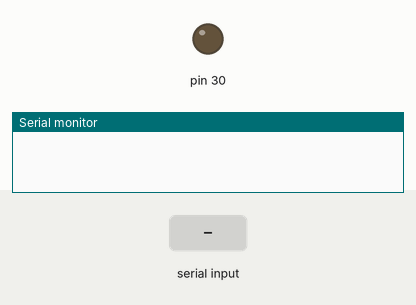
Recording of a sketch running on a simulated Arduino Mega 2560, built with avr-gcc and run on an emulated ATmega2560. Parts: output pins drawn as LEDs (lit = HIGH), the last lines printed to the serial monitor. The inputs (shaded band) are chosen by the test bench.

Above: at 1.2 s.
1.3 s: "30:150:10\n" received over Serial
At 1.8 s:
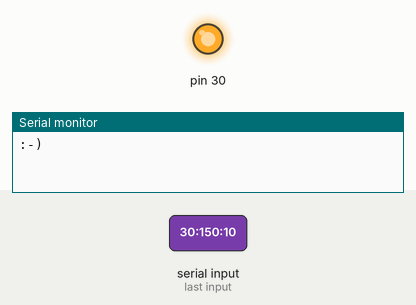
2.8 s: "A0:210\n" received over Serial
Timing chart, 0 to 5.8 s (numbered marks = the images above; inputs shaded):
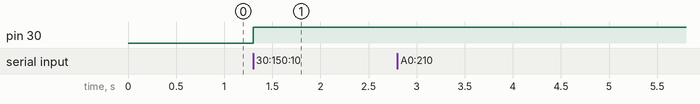

The sketch:

SSAP.ino
```cpp
/*
 *    ___  ___  ___  ___
 *   / __>/ __>| . || . \
 *   \__ \\__ \|   ||  _/
 *   <___/<___/|_|_||_|
 *
 *  SSAP = Simple Serial Arduino Protocol
 *
 *  You can download this sketch to your Arduino and start communicating with it over a serial port (Speed = 115200 bps).
 *
 *  All commands must be sent to the Arduino using readable ASCII characters (0x20 .. 0x7E)
 *  and must be ended with a carriage return character (ASCII 13, '\r', 0x0D) OR a newline character (ASCII 10, '\n', 0x0A) OR both
 *
 *  All replies sent from the Arduino are ended with both a carriage return character and a newline character ("\r\n" )
 *
 *  All commands are case insensitive. This means it doesn't matter if you use lower case or upper case letters.
 *
 *  When an invalid command is sent, an error indication ":-(" will be sent back.
 *
 *  SUPPORTED COMMANDS
 *  ------------------
 *  Command:  "WHO ARE YOU?"
 *  Reply:    "SSAP_V01"
 *  Purpose:  This makes it possible to discover an arduino with the SSAP software loaded.
 *            An application could for instance scan all available serial ports,
 *            send "WHO ARE YOU?", and check if "SSAP_V01" is returned.
 *
 * ----------------------
 *
 *  Command:  "{pin}?"          where {pin} is a pin number, like 3, 5, A0, A3,...
 *  Reply:    "{pin}:{value}"   where {pin} is a pin number, like 3, 5, A0, A3,...
 *                              and {value} is a decimal number, like 0, 1, 1023,...
 *
 *  Purpose:  Reads the value of an input pin.
 *            When an analog pin is specified (A1, A3,...), the pinMode will be set to INPUT and an analogRead will be performed (value = 0 .. 1023)
 *            When a digital pin is specified (1, 3,...), the pinMode will be set to INPUT_PULLUP and a digitalRead will be performed (value = 0 or 1)
 *
 *  Examples:
 *
 *    Command | Reply
 *    --------|-------
 *    A1?     | A1:567
 *    3?      | 3:1
 *    1?      | 1:0
 *
 * ----------------------
 *
 *  Command:  "{pin}:{value}%"
 *  Reply:    ":-)"
 *
 *  Purpose:  Sets the pinMode to OUPUT and performs an analogWrite.
 *            The value is specified in percent (0% => analogWrite( 0 ); 100% => analogWrite( 255 ) )
 *
 *  Example:  "A0:50%"
 *
 * ----------------------
 *
 *  Command:  "{pin}:{value}A"
 *  Reply:    ":-)"
 *
 *  Purpose:  Sets the pinMode to OUPUT and performs an analogWrite.
 *            The value can range from 0 to 255
 *
 *  Example:  "A0:210"
 *
 * ----------------------
 *
 *  Command:  "{pin}:{angle}*"
 *  Reply:    ":-)"
 *
 *  Purpose:  Attaches a servo motor to the specified pin and sets the motor to the specified angle.
 *            Note: the * symbol is used instead of °, because ° is not a 7-bit ASCII character.
 *
 *  Example:  "9:45*"
 *
 * ----------------------
 *
 *  Command:  "{pin}:{value}"
 *  Reply:    ":-)"
 *
 *  Purpose:  Sets the pinMode to OUPUT and performs an digitalWrite.
 *            If the value is bigger than 0 the pin will be set HIGH. If not, the pin will be set LOW
 *
 *  Example:  "1:1"
 *
 */


#include <Servo.h>

// Commands are received from the serial port byte per byte.
// currentCommand is used to store the part of the commands that has already been received
String currentCommand = "";

// Holds the last millisecond when data from the serial port was received
long lastTimeSerialIn;

// Pins larger than this number will be ignored
#define MAX_PIN 50

// An array of Servo objects, ordered by attached pin
// e.g. 'servos[9]' will contain the Servo object attached to pin 9
Servo servos [ MAX_PIN + 1 ];

// An array that remembers which pinMode has been set for which pin
// e.g. 'pinModes[5]' will contain the pinMode of pin 5
// If no pinMode has been set, the array will contain -1 for that pin
int pinModes [ MAX_PIN + 1 ];

#define CMD_WHO_ARE_YOU "WHO ARE YOU?"
#define REPLY_WHO_ARE_YOU "SSAP_V01"
#define REPLY_ERROR ":-("
#define REPLY_OK ":-)"

// Runs once when the arduino starts
void setup()
{
  Serial.begin( 115200 );
  lastTimeSerialIn = 0;

  // We didn't set the pinMode of any pins yet
  // => Initialize the array with pinModes to -1
  for( int i =0; i <= MAX_PIN; i++ )
  {
    pinModes[i] = -1;
  }

  // Wait for serial port to connect. Needed for Leonardo only
  while( !Serial )
  {
  }
}

// Runs all the time over and over again...
void loop()
{
  long now = millis();

  // Is there any data available?
  if( Serial.available() <= 0 )
  {
    // There's no new data available on the serial port...

    // When a command has been sent 'half'
    // Has it been longer than 5 seconds or longer that new data was received?
    if( now - lastTimeSerialIn > 5000 )
    {
      // => Yes, last data was received more than 5 seonds
      currentCommand = "";
    }

    // No data available on serial port => end the loop
    return;
  }

  // Yes, yes! New data is available!

  // Remember last time (milliseconds) when whe received the data
  lastTimeSerialIn = now;
  int byteIn = Serial.read();

  if( byteIn < 1 )
  {
    // Serial.read() returns -1 if no data is available
    // We should never come here, because Serial.available() returned a number > 0...
    // ...but you can never be safe enough ;-)
    return;
  }

  // When one of these characters is received:
  //
  //    Line Feed       = '\n' (ASCII code 10 decimal = 0x0A hexadecimal)
  //    Carriage return = '\r' (ASCII code 13 decimal = 0x0D hexadecimal)
  //
  // the command is complete => Process it
  if( byteIn == '\n' || byteIn == '\r' )
  {
    processCommand( currentCommand ); // Process the command that has been received
    currentCommand = ""; // Forget the command that has been processed
    return;
  }

  // Only readable ASCII characters are accepted
  // See http://www.asciitable.com/ for a list of all ASCII characters (" " = 32 = 0x20; "~" = 126 = 0x7E)
  if( byteIn < 32 || byteIn > 126 )
  {
    // Not in a valid range
    // => Ignore this byte...
    return;
  }

  // Convert lower case character to upper case
  if( byteIn >= 'a' && byteIn <= 'z' )
  {
    byteIn = byteIn - 'a' + 'A';
  }

  // Add the byte (character) to the current command
  currentCommand += char( byteIn );
}

void processCommand( String command )
{
  // Ignore leading and trailing whitespaces
  command.trim();

  // Empty command? Do nothing...
  if( command == "" )
  {
    return;
  }

  // Request for software version?
  if( command == CMD_WHO_ARE_YOU )
  {
    Serial.println( REPLY_WHO_ARE_YOU );
    return;
  }

  // Command format "{pin}?"
  // => Read the value of an input pin
  //
  // => Reply with the analog value for commands like "A1?"
  // => Reply with the digital value for commands like "3?"
  if( command.length() > 1 && command.endsWith( "?" ) )
  {
    String pinString = command.substring( 0, command.length() - 1 ); // 0-based index, but second parameter is 'exclusive'
    if( pinString.startsWith( "A" ) )
    {
      replyAnalogRead( pinString );
    }
    else
    {
      replyDigitalRead( pinString );
    }
    return;
  }

  // Command format "{pin}:{value}"
  // => Set the value of an output pin
  if( command.length() > 1 && command.indexOf( ":" ) > -1 )
  {
     String pinString = command.substring( 0, command.indexOf( ":" ) ); // 0-based index, but second parameter is 'exclusive'
     String valueString = command.substring( command.indexOf( ":" ) + 1, command.length()); // 0-based index, but second parameter is 'exclusive'
     setOutput( pinString, valueString );
     return;
  }

  // Unknown command? Reply with an error message (sad face)
  Serial.println( REPLY_ERROR );
}

// Reads & return the analog value of a pin
void replyAnalogRead( String pinString )
{
  // Try to make a valid pin number from the String
  int pin = parsePinNumber( pinString );
  if( pin < 0 || pin > MAX_PIN )
  {
    Serial.println( REPLY_ERROR );
    return;
  }

  setPinMode( pin, INPUT );
  int value = analogRead( pin );
  Serial.print( pinString + ":" );
  Serial.println( value, DEC );
}

// Reads & returns the digital value of a pin
void replyDigitalRead( String pinString )
{
  // Try to make a valid pin number from the String
  int pin = parsePinNumber( pinString );
  if( pin < 0 || pin > MAX_PIN )
  {
    Serial.println( REPLY_ERROR );
    return;
  }

  setPinMode( pin, INPUT_PULLUP );
  int value = digitalRead( pin );
  Serial.print( pinString + ":" );
  Serial.println( value, DEC );
}

// Set the value of a pin
void setOutput( String pinString, String valueString )
{
    int pin = parsePinNumber( pinString );
    if( pin < 0 || pin > MAX_PIN )
    {
      Serial.println( REPLY_ERROR );
      return;
    }

    setPinMode( pin, OUTPUT );

    if( valueString.endsWith( "%" ) )
    {
      String percentString = valueString.substring( 0, valueString.length() -1 );
      int value = percentString.toInt();

      // 0% => 0; 100% => 255
      value = map( value, 0, 100, 0, 255 );

      // Limit value to [0..255]
      value = min( value, 255 );
      value = max( value, 0 );
      analogWrite( pin, value );
    }

    else if( valueString.endsWith( "A" ) )
    {
      String analogString = valueString.substring( 0, valueString.length() -1 );
      int value = analogString.toInt();

      // Limit value to [0..255]
      value = min( value, 255 );
      value = max( value, 0 );
      analogWrite( pin, value );
    }

    else if( valueString.endsWith( "*" ) ) // It would be nicer to use the ° symbol, but that's no 7-bit ASCII character...
    {
      String angleString = valueString.substring( 0, valueString.length() -1 );
      int value = angleString.toInt();
      servos[pin].attach( pin );
      servos[pin].write( value );
    }
    else
    {
      int value = valueString.toInt();
      if( value > 0 )
      {
        digitalWrite( pin, HIGH );
      }
      else
      {
        digitalWrite( pin, LOW );
      }
    }

    Serial.println( REPLY_OK );
}

int parsePinNumber( String pinString )
{
  int pinInt = -1;

  if( pinString.startsWith( "A" ) && pinString.length() > 1 )
  {
    String numPart = pinString.substring( 1, pinString.length() );

    long number = numPart.toInt();
    switch( number )
    {
      case  0: pinInt = A0; break;
      case  1: pinInt = A1; break;
      case  2: pinInt = A2; break;
      case  3: pinInt = A3; break;
      case  4: pinInt = A4; break;
      case  5: pinInt = A5; break;
      case  6: pinInt = A6; break;
      case  7: pinInt = A7; break;
      case  8: pinInt = A8; break;
      case  9: pinInt = A9; break;
      case 10: pinInt = A10; break;
      case 11: pinInt = A11; break;
    }
  }
  else if( pinString.length() > 0 )
  {
    pinInt = pinString.toInt();
  }

  return pinInt;
}

void setPinMode( int pin, int mode )
{
  if( pinModes[ pin ] == mode )
  {
    // Already configured...
    return;
  }

  pinMode( pin, mode );
}
```

Measured:
- after the input at 1.3 s, pin 30: LOW → HIGH at once
